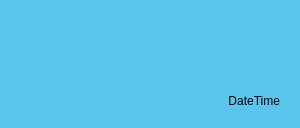
<?xml version="1.0" encoding="UTF-8"?>
<ui version="4.0">
 <class>MessageWidget</class>
 <widget class="QWidget" name="MessageWidget">
  <property name="geometry">
   <rect>
    <x>0</x>
    <y>0</y>
    <width>300</width>
    <height>127</height>
   </rect>
  </property>
  <property name="windowTitle">
   <string>Form</string>
  </property>
  <property name="styleSheet">
   <string notr="true">background-color: rgb(90, 198, 238);</string>
  </property>
  <layout class="QGridLayout" name="gridLayout">
   <item row="0" column="0" colspan="2">
    <widget class="QFrame" name="frame">
     <property name="styleSheet">
      <string notr="true">border-radius:20px</string>
     </property>
     <property name="frameShape">
      <enum>QFrame::StyledPanel</enum>
     </property>
     <property name="frameShadow">
      <enum>QFrame::Raised</enum>
     </property>
     <layout class="QGridLayout" name="gridLayout_2">
      <item row="2" column="0">
       <widget class="QLabel" name="DTLabel">
        <property name="font">
         <font>
          <pointsize>9</pointsize>
         </font>
        </property>
        <property name="text">
         <string>DateTime</string>
        </property>
        <property name="alignment">
         <set>Qt::AlignRight|Qt::AlignTrailing|Qt::AlignVCenter</set>
        </property>
       </widget>
      </item>
      <item row="1" column="0">
       <widget class="QPlainTextEdit" name="messagePTE">
        <property name="enabled">
         <bool>true</bool>
        </property>
        <property name="readOnly">
         <bool>true</bool>
        </property>
       </widget>
      </item>
     </layout>
    </widget>
   </item>
  </layout>
 </widget>
 <resources/>
 <connections/>
</ui>
